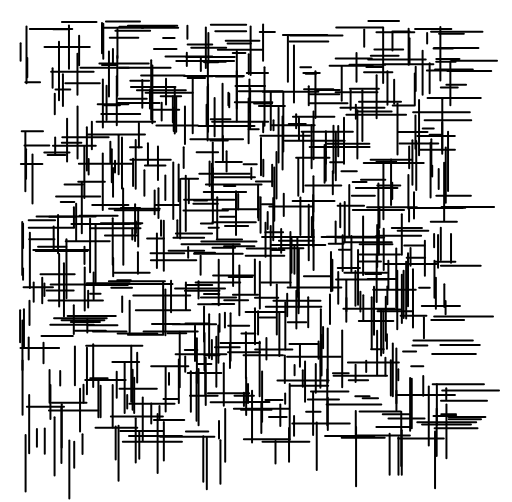
Frame 1 (no input)
Frame 60 (no input): identical to frame 1, image omitted
Frame 120 (the mouse pressed at the canvas centre since frame 60): identical to frame 1, image omitted

The p5.js sketch that drew this single still picture (run headless with seeded random() and noise() and a simulated clock; from frame 60 on, the mouse is pressed at the canvas centre):

// p5.js sketch
// ── sketch.js
var ORIENTATIONS;

function setup() {
  createCanvas(512, 502);
  ORIENTATIONS = [0, HALF_PI];
}

function draw() {
  background(255);
  stroke(0);
  strokeWeight(2);
  
  var numLines = 800 * (width / 500);
  
  randomSeed(0);
  
  for (var i = 0; i < numLines; i++) {
    var origin = createVector(random(20, width-60), random(20, height-60));
    var length = random(10, 60);
    var orientation = ORIENTATIONS[floor(random(0, ORIENTATIONS.length))];
    var end = createVector(origin.x + length * cos(orientation), origin.y + length * sin(orientation))
    line(origin.x, origin.y, end.x, end.y);
  }
}

function windowResized() {
  resizeCanvas(windowWidth, windowHeight);
}
